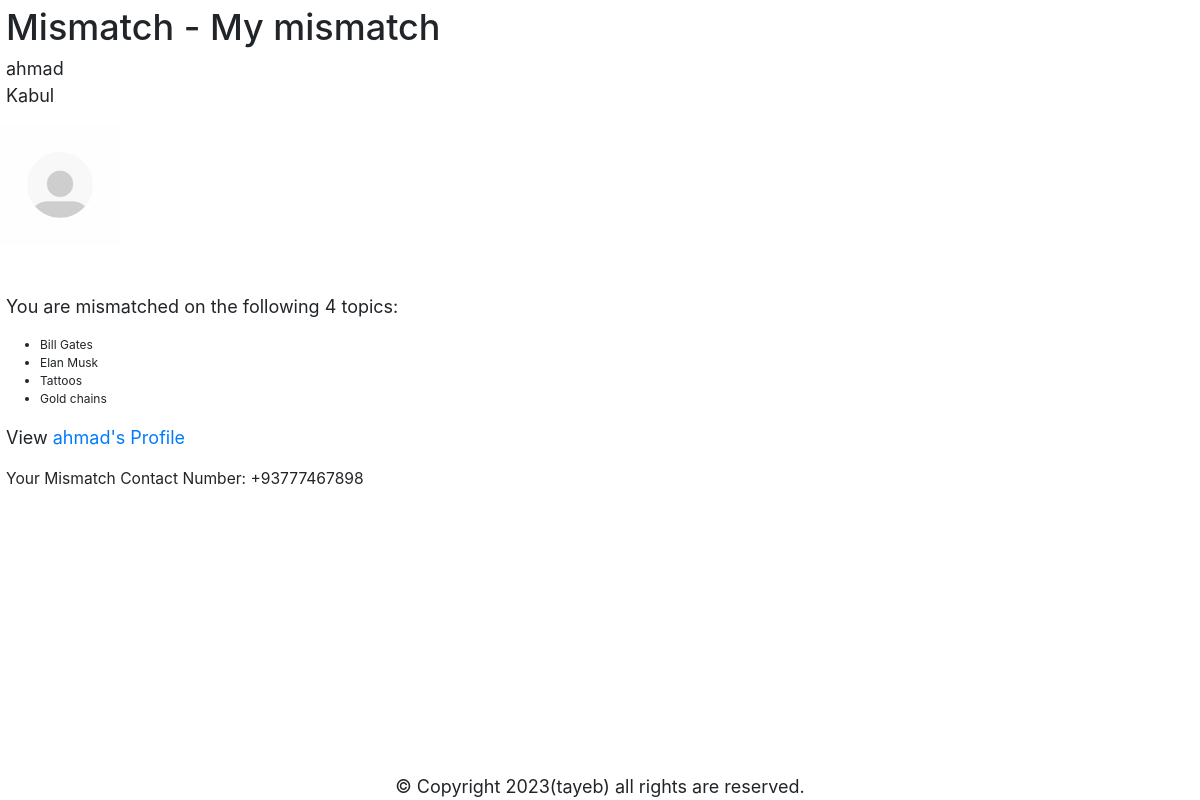
Page /my_mismatch (signed in) on the committed database.
### mismatch/models.py (models this page shows, shortened)
class User(AbstractUser):
    pass
    gender = models.CharField(blank=True, max_length=1)
    birthdate = models.DateField(blank=True, null=True)
    city = models.CharField(blank=True, max_length=64)
    state = models.CharField(blank=True, max_length=64)
    picture = models.ImageField(blank=True, upload_to='media/images/')
    phone = PhoneNumberField(blank=True, null=True)

class Topic(models.Model):
    name = models.CharField(max_length=64)
    category = models.ForeignKey(Category, on_delete=models.CASCADE)

### mismatch/views.py (the view)
# urls.py: path('my_mismatch', views.my_mismatch, name='my_mismatch'),
@login_required
def my_mismatch(request):
    msm_tps = set()
    msm_num = 0
    msm_usr_id = None
    logged_user = request.user
    users = User.objects.exclude(id=request.user.id)
    for usr in users:
        rpses = Response.objects.filter(user=usr)
        i = 0
        mached_topics = set()
        for rsp in rpses:
            tpc = rsp.topic
            lg_usr_rsp = Response.objects.filter(user=logged_user, topic=tpc)
            if lg_usr_rsp:
                if (rsp.response and lg_usr_rsp[0].response):
                    if (rsp.response + lg_usr_rsp[0].response) == 0:
                        i += 1
                        mached_topics.add(tpc.name)
        if i > msm_num:
            msm_num = i
            msm_tps = mached_topics
            msm_usr_id = usr.id
    if msm_usr_id:
        best_mismatched_user = User.objects.get(id=msm_usr_id)
        return render(request, 'mismatch/my_mismatch.html', {
            'best_mismatch': best_mismatched_user, 'topics': msm_tps, 'num_tps': len(msm_tps)
        })
    else:
        messages.error(request, "Sorry you don't have any mismatch yet. Please be sure to answer the questionnaire form")
        return render(request, 'mismatch/my_mismatch.html')

### mismatch/templates/mismatch/my_mismatch.html (shortened to what this page needs)
{% extends 'mismatch/layout.html' %}
{% block body %}
    <h2 id="title">Mismatch - My mismatch</h2>
    {% if best_mismatch %}
        <p>{{ best_mismatch.username }} <br>{{ best_mismatch.city }} {{ best_mismatch.state }}</p>
        {% if best_mismatch.picture %}
            <img src="{{ best_mismatch.picture.url }}" alt="Profile Picture" class="users_pf_pic">
        {% else %}
            <img src="/media/media/images/Default.jpg" alt="Profile Picture" class="users_pf_pic">
        {% endif %}
    {% endif %}
    {% if topics %}
        <br><br><br>
        <p>You are mismatched on the following {{ num_tps }} topics:</p>
        <ul>
            {% for topic in topics %}
                <li>{{ topic }}</li>
            {% endfor %}
        </ul>
    {% endif %}
    {% if best_mismatch %}
        <p>View <a href="{% url 'mismatch_prof' user_id=best_mismatch.id %}">{{ best_mismatch.username }}'s Profile</a><br></p>
        {% if best_mismatch.phone %}
            <div>Your Mismatch Contact Number: {{ best_mismatch.phone }}</div>
        {% else %}
            Sorry, your mismatch has not any contact number yet.
        {% endif %}
    {% endif %}
{% endblock %}

### mismatch/static/mismatch/style.css (style rules this page uses)
li { font-size: 1vw; }
p { margin: 0.5%; font-size: 1.5vw; }
#title { font-size: 3vw; margin: 0.5vw; }
.users_pf_pic { width: 10%; height: 10%; }
div { margin: 0.5%; font-size: 1.3vw; }

### rows in the picture
User: username "ahmad", city "Kabul", phone "+93777467898"
Topic: topics "Bill Gates"
Topic: topics "Elan Musk"
Topic: topics "Tattoos"
Topic: topics "Gold chains"

### other values in the picture
{{ num_tps }} "4"
